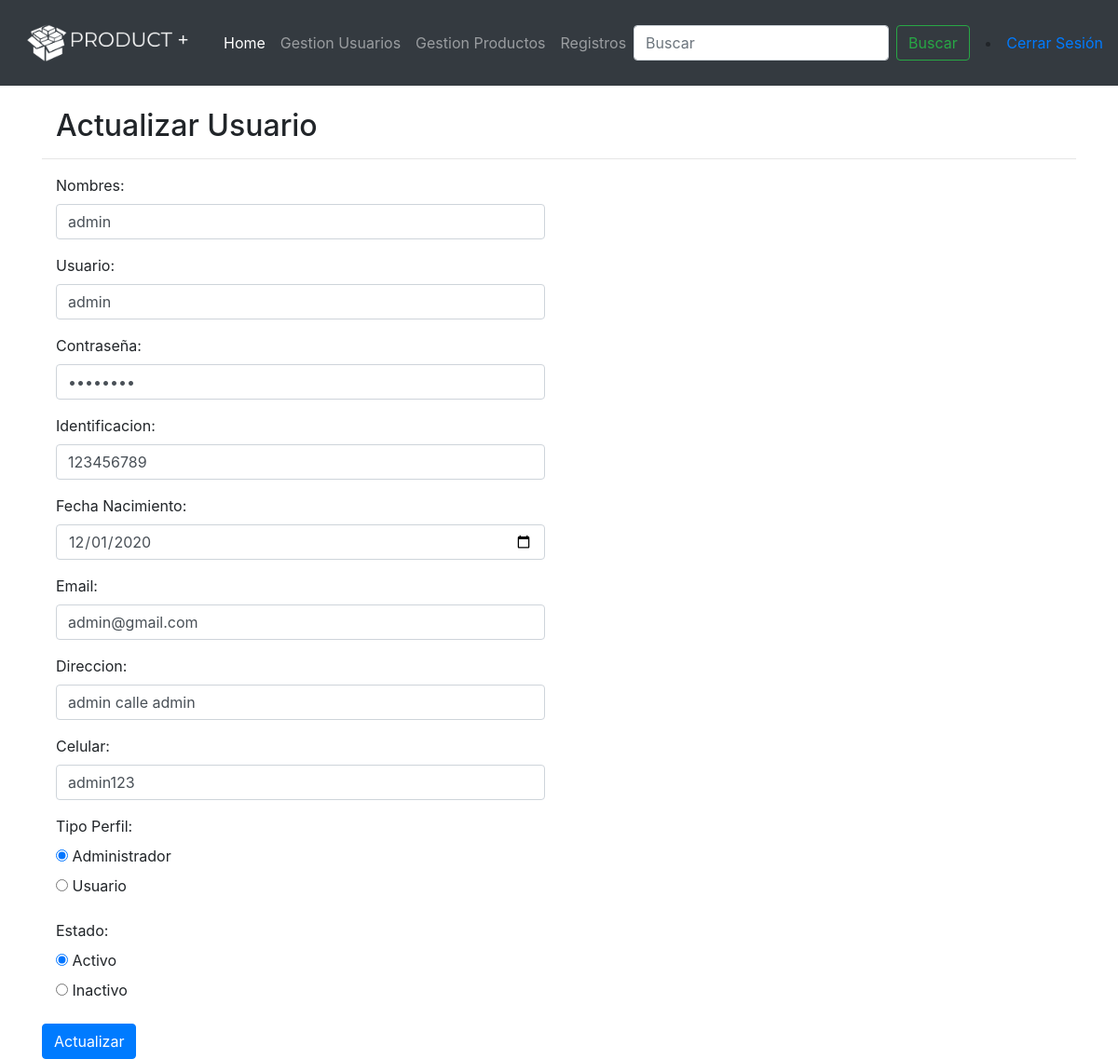
The app's page /updateUser/1 (signed in), older data.
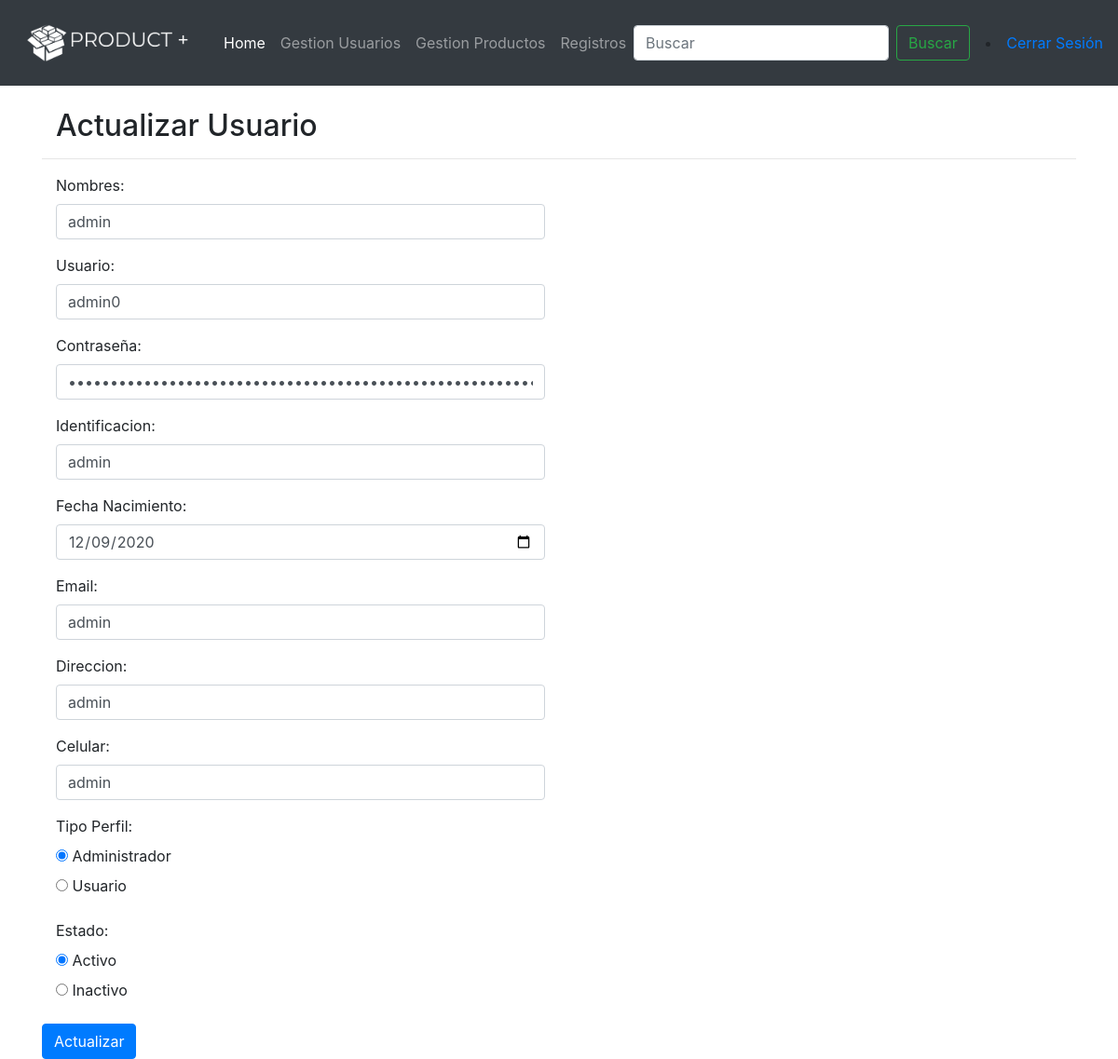
The same page, newer data.
### app.py (models this page shows, shortened)
class User(db.Model):
    id = db.Column(db.Integer, primary_key=True)
    usuario = db.Column(db.String(25), nullable=False)
    nombres = db.Column(db.String(50), nullable=False)
    apellidos = db.Column(db.String(50), nullable=False)
    contrasena = db.Column(db.String(50), nullable=False)
    identificacion = db.Column(db.String(15), nullable=False)
    fechaNacimiento = db.Column(db.DateTime, default=datetime.utcnow)
    email = db.Column(db.String(30), nullable=False)
    direccion = db.Column(db.String(25), nullable=False)
    celular = db.Column(db.String(15), nullable=False)
    tipo = db.Column(db.String, nullable=False)
    estado = db.Column(db.String, nullable=False, default=1)

### app.py (the view)
@app.route('/updateUser/<int:id>', methods=['GET', 'POST'])
@login_required
@admin_required
def updateUser(id):
    user = User.query.get_or_404(id)
    if request.method == 'POST':
        user.nombres = request.form['nombres']
        user.usuario = request.form['usuario']
        contrasena = request.form['contrasena']
        hashContraseña = generate_password_hash(contrasena)
        user.contrasena = hashContraseña
        user.identificacion = request.form['cedula']
        fechaNacimiento = request.form['fechaNacimiento']
        format = '%Y-%m-%d'
        fecha = datetime.strptime(fechaNacimiento, format)
        user.fechaNacimiento = fecha
        user.email = request.form['email']
        user.direccion = request.form['direccion']
        user.celular = request.form['celular']
        user.tipo = request.form['tipoUsuario']
        try:
            db.session.commit()
            return redirect('/user')
        except:
            return 'Error'
    else:
        return render_template('updateUser.html', user=user)

### app.py (called while the page is built)
def login_required(view):
    @functools.wraps( view )
    def wrapped_view(**kwargs):
        if g.user is None:
            return redirect( url_for( 'index' ) )
        return view( **kwargs )
    return wrapped_view

def admin_required(view):
    @functools.wraps( view )
    def wrapped_view(**kwargs):
        if g.user.tipo != "1":
            return redirect( url_for( 'home' ) )
        return view( **kwargs )
    return wrapped_view

@app.before_request
def load_logged_in_user():
    user_id = session.get( 'user_id' )
    if user_id is None:
        g.user = None
    else:
        user = User.query.filter_by(id = user_id).first()
        g.user = user

### templates/updateUser.html (shortened to what the changed rows need)
{% extends 'base.html' %} {% block content %}
<div class="container-md">
    <div class="abs-center">
        <form action="/updateUser/{{ user.id }}" method="POST">
            <br>
            <div class="col-md-8">
                <h2>Actualizar Usuario</h2>
            </div>
            <div class="form-group">
                <div class="col-md-6">
                    <input value="{{user.nombres}}" id="nombres" name="nombres" type="text" placeholder="Ingrese Nombres" class="form-control input-md" required>
                </div>
            </div>
            <div class="form-group">
                <div class="col-md-6">
                    <input value="{{user.usuario}}" id="usuario" name="usuario" type="text" placeholder="Ingrese Usuario" class="form-control input-md" required>
                </div>
            </div>
            <div class="form-group">
                <div class="col-md-6">
                    <input value="{{user.contrasena}}" id="contrasena" name="contrasena" type="password" placeholder="Ingrese Contraseña" class="form-control input-md" required>
                </div>
            </div>
            <div class="form-group">
                <div class="col-md-6">
                    <input value="{{user.identificacion}}" id="cedula" name="cedula" type="text" placeholder="No. Identificacion" class="form-control input-md" required>
                </div>
            </div>
            <div class="form-group">
                <div class="col-md-6">
                    <input value="{{user.fechaNacimiento.strftime('%Y-%m-%d')}}" id="fechaNacimiento" name="fechaNacimiento" type="date" placeholder="dd/mm/aaaa" class="form-control input-md" required>
                </div>
            </div>
            <div class="form-group">
                <div class="col-md-6">
                    <input value="{{user.email}}" id="email" name="email" type="email" placeholder="Ingrese Email" class="form-control input-md" required>
                </div>
            </div>
            <div class="form-group">
                <div class="col-md-6">
                    <input value="{{user.direccion}}" id="direccion" name="direccion" type="text" placeholder="Ingrese Direccion" class="form-control input-md" required>
                </div>
            </div>
            <div class="form-group">
                <div class="col-md-6">
                    <input value="{{user.celular}}" id="celular" name="celular" type="text" placeholder="Ingrese Celular" class="form-control input-md" required>
                </div>
            </div>
            <div class="form-group">
                <div class="col-md-4">
                    <div class="radio">
                        <label for="tipoUsuario-0">
        <input type="radio" name="tipoUsuario" id="tipoUsuario-0" {% if user.tipo == '1' %}
        checked
        {% endif %} value="1">
        Administrador
      </label>
                    </div>
                    <div class="radio">
                        <label for="tipoUsuario-1">
        <input type="radio" name="tipoUsuario" id="tipoUsuario-1"  value="2">
        Usuario
      </label>
                    </div>
                </div>
            </div>
            <div class="form-group">
                <div class="col-md-4">
                    <div class="radio">
                        <label for="estadoUsuario-0">
        <input type="radio" name="estadoUsuario" id="estadoUsuario-0" {% if user.estado == '1' %}
        checked
        {% endif %} value="1">
        Activo
      </label>
                    </div>
                    <div class="radio">
                        <label for="estadoUsuario-1">
        <input type="radio" name="estadoUsuario" id="estadoUsuario-1"  value="2">
        Inactivo
      </label>
                    </div>
                </div>
            </div>
        </form>
    </div>
</div>
{% endblock %}

Row changes from the older to the newer data that the page shows:
changed User "admin": usuario "admin" → "admin0"; cedula "123456789" → "admin"; fechaNacimiento "12/01/2020" → "12/09/2020"; email "admin@gmail.com" → "admin"; direccion "admin calle admin" → "admin"; celular "admin123" → "admin"
